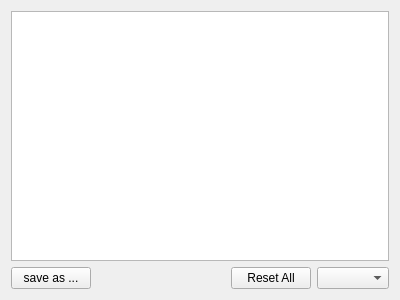
<?xml version="1.0" encoding="UTF-8"?>
<ui version="4.0">
 <class>UiColorsPage</class>
 <widget class="QWidget" name="UiColorsPage">
  <property name="geometry">
   <rect>
    <x>0</x>
    <y>0</y>
    <width>400</width>
    <height>300</height>
   </rect>
  </property>
  <layout class="QVBoxLayout" name="verticalLayout">
   <item>
    <widget class="omm::PreferencesTreeView" name="treeView"/>
   </item>
   <item>
    <layout class="QHBoxLayout" name="horizontalLayout">
     <item>
      <widget class="QPushButton" name="pb_saveas">
       <property name="text">
        <string>save as ...</string>
       </property>
      </widget>
     </item>
     <item>
      <spacer name="horizontalSpacer">
       <property name="orientation">
        <enum>Qt::Horizontal</enum>
       </property>
       <property name="sizeHint" stdset="0">
        <size>
         <width>40</width>
         <height>20</height>
        </size>
       </property>
      </spacer>
     </item>
     <item>
      <widget class="QPushButton" name="pb_reset">
       <property name="text">
        <string>Reset All</string>
       </property>
      </widget>
     </item>
     <item>
      <widget class="QComboBox" name="comboBox"/>
     </item>
    </layout>
   </item>
  </layout>
 </widget>
 <customwidgets>
  <customwidget>
   <class>omm::PreferencesTreeView</class>
   <extends>QTreeView</extends>
   <header>preferences/preferencestreeview.h</header>
  </customwidget>
 </customwidgets>
 <resources/>
 <connections/>
</ui>
